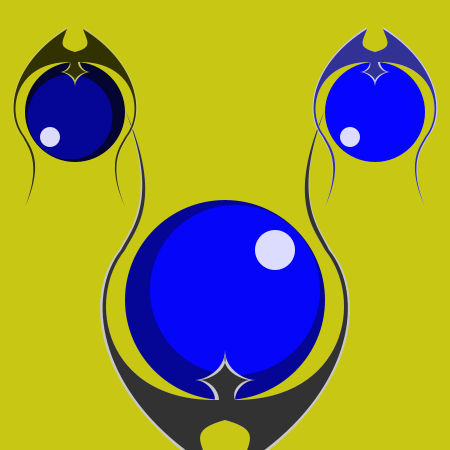
Frame 1 (no input)
Frame 60 (the mouse pressed at the canvas centre just before this capture): identical to frame 1, image omitted
Frame 120 (the mouse held since frame 60 and released just before this capture): identical to frame 1, image omitted

The Processing sketch that drew this single still picture (run headless with seeded random() and noise(); from frame 60 on, the mouse is pressed at the canvas centre):

// Processing sketch: processing_38680
// ── processing_38680.pde

int renderMode = 1;

void setup() {
  size (450, 450);
  smooth();// place smooth() here as it only needs to be called once
}

void draw() {
  if ( renderMode == 1) {
    background(200, 200, 20);// make sure to draw the background
    // or smooth() want matter because the anti aliasing will build
    // up and create pixelated edges

    totem(width/2, 2*height/3, 200, 150);
    totem(width/6, height/4, -100, 50);
    totem(5*width/6, height/4, -100, 250);

    // I added another rendering mode because I saw your step sketch
    // and wanted to try something neat
  }
  else if ( renderMode == 2 ) {
    float d = random( 10, 50);
    float x = random(-d / 2, width + (d / 2) );
    float y = random(-d / 2, height + (d / 2) );
    float c = map( x + y, -100, (width + height) + 100, 0, 255);

    totem(x, y, d, c);
  }
}

void totem(float x, float y, float d, float col) {
  pushStyle();// use push and pop style to keep fill() and stroke()
  // calls from interfering with other fill() and stroke() calls
  // this is just incase, because of the problem with openProcessing
  //Orb
  noStroke();
  fill(5, 5, col);
  ellipse(x, y, d, d);
  fill(5, 5, col+100);
  ellipse(x+.05*d, y-.05*d, .85*d, .85*d);
  fill(220, 220, col+200);
  ellipse(x+.25*d, y-.25*d, .2*d, .2*d);

  //Curves
  beginShape();
  fill(200, 200, col+50);
  noStroke();
  vertex(x+.05*d, y+.5*d);
  bezierVertex(x+.05*d, y+.45*d, x+.1*d, y+.4*d, x+.15*d, y+.4*d);
  vertex(x+.15*d, y+.4*d);
  bezierVertex(x+.1*d, y+.4*d, x, y+.35*d, x, y+.25*d );
  vertex(x, y+.25*d);
  bezierVertex(x, y+.35*d, x-.1*d, y+.4*d, x-.15*d, y+.4*d);
  vertex(x-.15*d, y+.4*d);
  bezierVertex(x-.1*d, y+.4*d, x-.05*d, y+.45*d, x-.05*d, y+.5*d);
  vertex(x-.05*d, y+.5*d);
  bezierVertex(x-.6*d, y+.5*d, x-.7*d, y, x-.5*d, y-.25*d);
  vertex(x-.5*d, y-.25*d);
  bezierVertex(x-.45*d, y-.35*d, x-.3*d, y-.5*d, x-.5*d, y-.95*d);
  vertex(x-.5*d, y-.95*d);
  bezierVertex(x-.33*d, y-.5*d, x-.48*d, y-.35*d, x-.53*d, y-.25*d);
  vertex(x-.53*d, y-.25*d);
  bezierVertex(x-.73*d, y, x-.63*d, y+.5*d, x-.08*d, y+.85*d);
  vertex(x-.08*d, y+.85*d);
  bezierVertex(x-.13*d, y+.7*d, x-.18*d, y+.65*d, x, y+.6*d);
  vertex(x, y+.6*d);
  bezierVertex(x+.18*d, y+.65*d, x+.13*d, y+.7*d, x+.08*d, y+.85*d);
  vertex(x+.08*d, y+.85*d);
  bezierVertex( x+.63*d, y+.5*d, x+.73*d, y, x+.53*d, y-.25*d);
  vertex(x+.53*d, y-.25*d);
  bezierVertex(x+.48*d, y-.35*d, x+.33*d, y-.5*d, x+.5*d, y-.95*d);
  vertex(x+.5*d, y-.95*d);
  bezierVertex(x+.3*d, y-.5*d, x+.45*d, y-.35*d, x+.5*d, y-.25*d);
  vertex(x+.5*d, y-.25*d);
  bezierVertex(x+.7*d, y, x+.6*d, y+.5*d, x+.05*d, y+.5*d);
  vertex(x+.05*d, y+.5*d);
  endShape();

  //Inner Curve
  beginShape();
  fill(50, 50, col-100);
  noStroke();
  //Middle Edges
  vertex(x+.05*d, y+.5*d);
  bezierVertex(x+.03*d, y+.45*d, x+.08*d, y+.4*d, x+.13*d, y+.4*d);
  vertex(x+.13*d, y+.4*d);
  bezierVertex(x+.08*d, y+.4*d, x-.02*d, y+.35*d, x, y+.275*d );
  vertex(x, y+.275*d);
  bezierVertex(x+.02*d, y+.35*d, x-.08*d, y+.4*d, x-.13*d, y+.4*d);
  vertex(x-.13*d, y+.4*d);
  //Left Side
  bezierVertex(x-.08*d, y+.4*d, x-.03*d, y+.45*d, x-.03*d, y+.5*d);
  vertex(x-.05*d, y+.5*d);
  bezierVertex(x-.6*d, y+.5*d, x-.7*d, y, x-.5*d, y-.25*d);
  vertex(x-.5*d, y-.25*d);
  bezierVertex(x-.45*d, y-.35*d, x-.3*d, y-.5*d, x-.5*d, y-.95*d);
  //Left Edge
  vertex(x-.5*d, y-.95*d);
  bezierVertex(x-.32*d, y-.5*d, x-.47*d, y-.35*d, x-.52*d, y-.25*d);
  vertex(x-.52*d, y-.25*d);
  bezierVertex(x-.715*d, y, x-.615*d, y+.5*d, x-.08*d, y+.83*d);
  vertex(x-.08*d, y+.83*d);
  //Middle Cut
  bezierVertex(x-.125*d, y+.7*d, x-.18*d, y+.65*d, x, y+.6*d);
  vertex(x, y+.6*d);
  bezierVertex(x+.18*d, y+.65*d, x+.125*d, y+.7*d, x+.08*d, y+.83*d);
  vertex(x+.08*d, y+.83*d);
  //Right Edge
  bezierVertex( x+.615*d, y+.5*d, x+.72*d, y, x+.52*d, y-.25*d);
  vertex(x+.52*d, y-.25*d);
  bezierVertex(x+.475*d, y-.35*d, x+.325*d, y-.5*d, x+.5*d, y-.95*d);
  vertex(x+.5*d, y-.95*d);
  //Right Side
  bezierVertex(x+.3*d, y-.5*d, x+.45*d, y-.35*d, x+.5*d, y-.25*d);
  vertex(x+.5*d, y-.25*d);
  bezierVertex(x+.7*d, y, x+.6*d, y+.5*d, x+.05*d, y+.5*d);
  vertex(x+.05*d, y+.5*d);
  endShape();
  popStyle();
}

void keyPressed() {
  if ( key == '1' ) {
    renderMode = 1;
  }
  else if ( key == '2' ) {
    renderMode = 2;
  }
}
